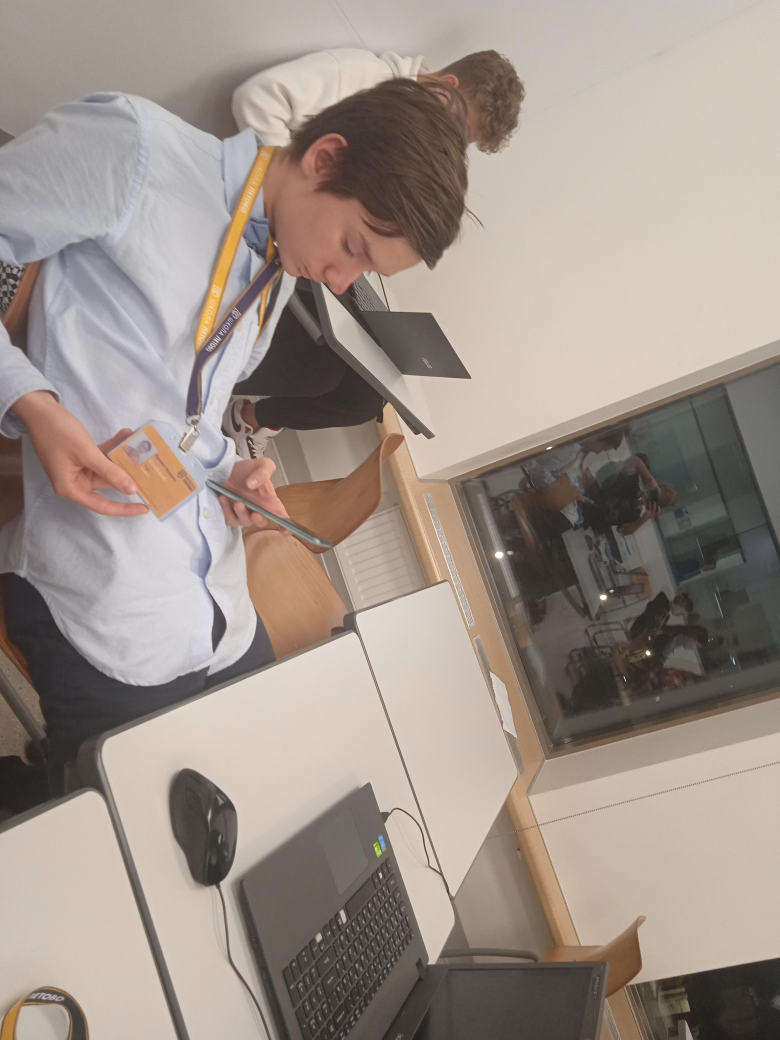
#> input picture photos/orange_0.jpg, 3120 x 4160 px (shown at 1/4 size)
$ python checker.py
#> lines starting #> are read from the running program, lines starting #| are printed output that depends on the picture; after the words box and inside, x2 and y2 are one past the last pixel; in counts of white or black regions, pixels touching at a corner belong together
import sys
import math
import numpy as np
import cv2
q = []
# параметры цветового фильтра
hsv_min = np.array([11, 100, 20])
hsv_max = np.array([12, 255, 255])

k = 0
EPS = 33
src = cv2.imread('orange_0.jpg', cv2.IMREAD_UNCHANGED)
#> src is the input picture: shape (4160, 3120, 3); mean B, G, R 137.4, 145.8, 158

scale_percent = 20
width = int(src.shape[1] * scale_percent / 100)
#> width = 624
height = int(src.shape[0] * scale_percent / 100)
#> height = 832

dsize = (width, height)
#> dsize = (624, 832)

img = cv2.resize(src, dsize, interpolation=cv2.INTER_AREA)
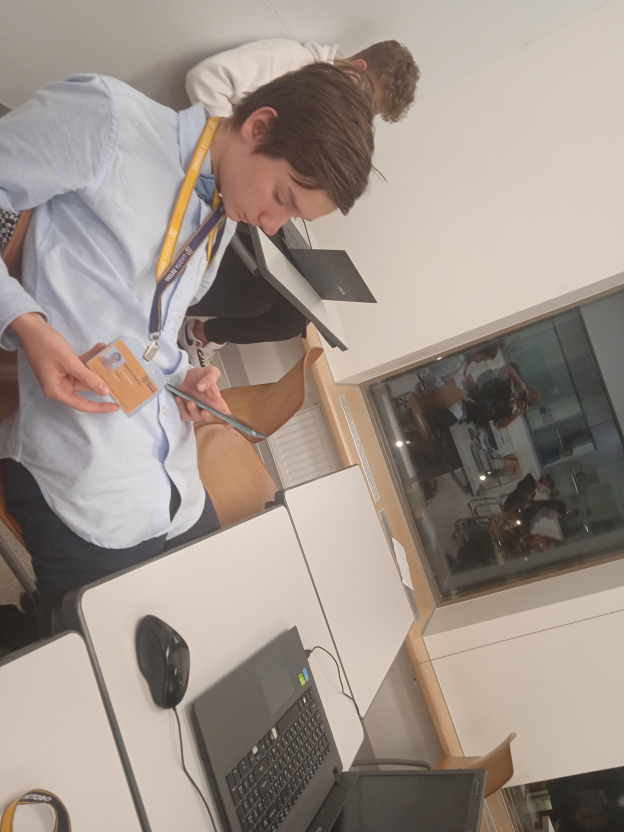
#> img: shape (832, 624, 3); mean B, G, R 137.4, 145.8, 158
hsv = cv2.cvtColor( img, cv2.COLOR_BGR2HSV ) # меняем цветовую модель с BGR на HSV
#> hsv: shape (832, 624, 3); mean H, S, V 33, 37.6, 158.7
thresh = cv2.inRange( hsv, hsv_min, hsv_max ) # применяем цветовой фильтр
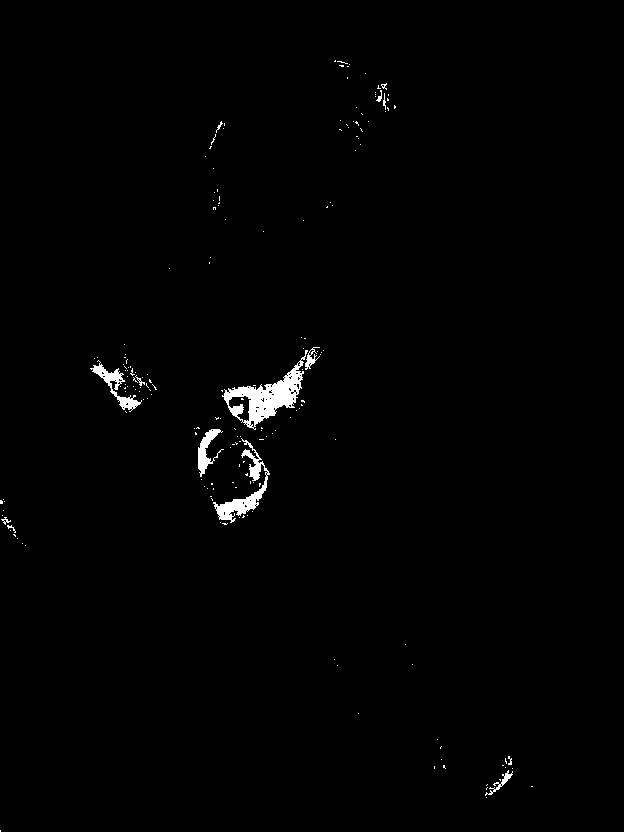
#> thresh: shape (832, 624); 0.99% white; 187 white regions (174 under 20 px)


    # ищем контуры и складируем их в переменную contours
contours, hierarchy = cv2.findContours(thresh.copy(), cv2.RETR_TREE, cv2.CHAIN_APPROX_SIMPLE)
#> contours = 261 contours, 253 with area under 20; largest, box (x1, y1, x2, y2) and area: (222, 350, 308, 430) 2308, (213, 438, 270, 523) 896, (90, 360, 142, 412) 494, (198, 429, 224, 477) 378, (228, 395, 252, 423) 328, (305, 347, 320, 370) 90, (485, 770, 513, 796) 88, (250, 420, 255, 428) 22

    # отображаем контуры поверх изображения

cv2.drawContours( img, contours, -1, (255,0,0), 3, cv2.LINE_AA, hierarchy, 1 )
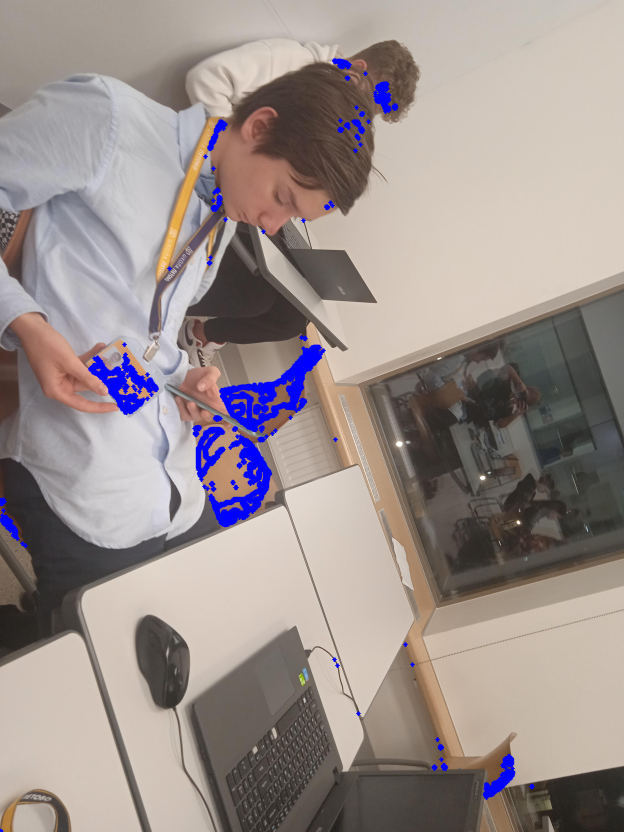
#> img: shape (832, 624, 3); 2.56% of pixels changed, all inside (x1, y1, x2, y2) = (0, 58, 536, 832)
cv2.imshow('contours', img) # выводим итоговое изображение в окно
for i in range(len(contours)):
    #print(cv.contourArea(contours[i]))
    if cv2.contourArea(contours[i]) > 1000:

        print('Ученик, дневной пансион')
#> this loop made 261 passes
#| Ученик, дневной пансион


cv2.waitKey(0)

$ run again, with photos/orange_1.jpg copied over photos/orange_0.jpg
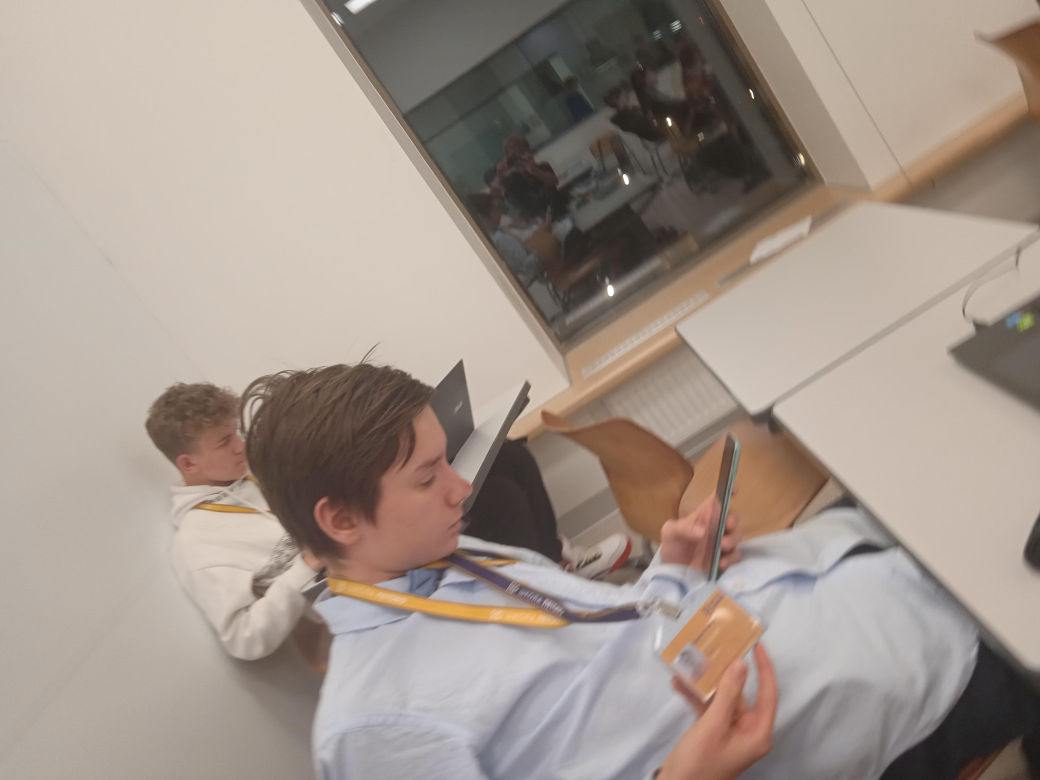
#> input picture photos/orange_1.jpg, 4160 x 3120 px (shown at 1/4 size)
#> src is the input picture: shape (3120, 4160, 3); mean B, G, R 139, 148.4, 161.4
#> hsv: shape (624, 832, 3); mean H, S, V 33, 39.4, 162
#> `thresh = cv2.inRange( hsv, hsv_min, hsv_max )`:
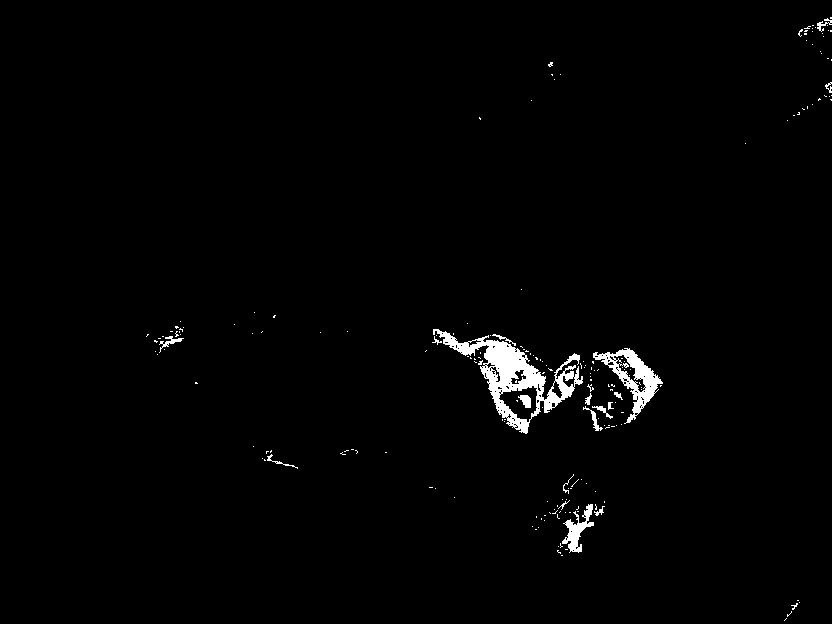
#> thresh: shape (624, 832); 1.4% white; 194 white regions (175 under 20 px)
#> contours = 314 contours, 293 with area under 20; largest, box (x1, y1, x2, y2) and area: (433, 329, 583, 434) 4907, (593, 348, 663, 424) 1750, (498, 385, 538, 423) 878, (562, 504, 594, 553) 491, (613, 354, 646, 393) 351
#> `cv2.drawContours( img, contours, -1, (255,0,0), 3, cv2.LINE_AA, hierar..`:
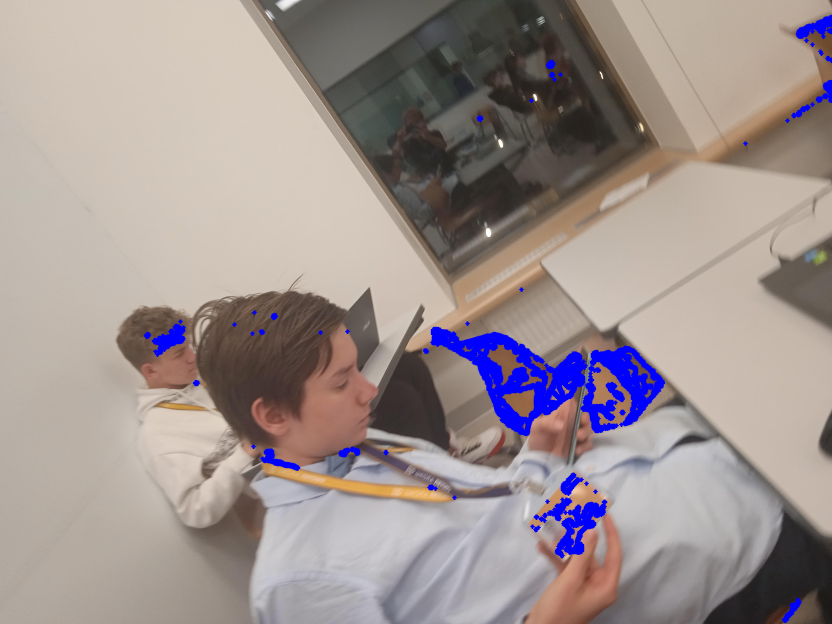
#> img: shape (624, 832, 3); mean B, G, R 143.7, 145.6, 157.5
#> the loop `for i in range(len(contours)):` made 314 passes
#| Ученик, дневной пансион
#| Ученик, дневной пансион

$ run again, with photos/orange_10.jpg copied over photos/orange_0.jpg
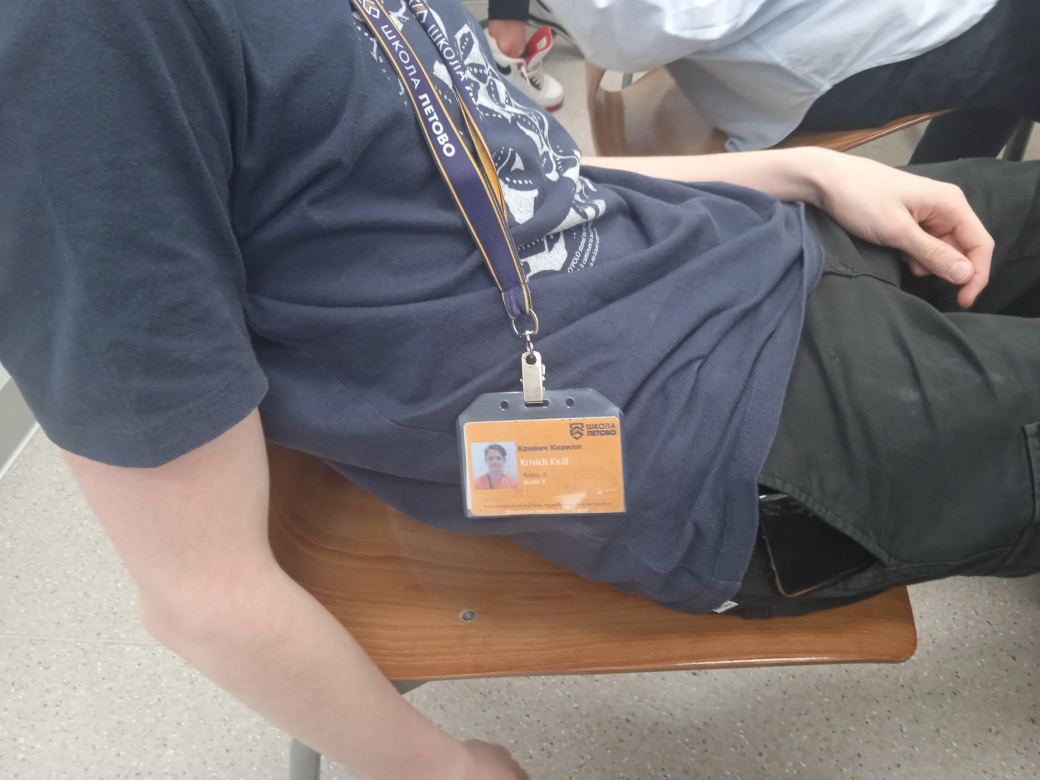
#> input picture photos/orange_10.jpg, 4160 x 3120 px (shown at 1/4 size)
#> src is the input picture: shape (3120, 4160, 3); mean B, G, R 115.8, 114, 119.3
#> hsv: shape (624, 832, 3); mean H, S, V 70.7, 52, 130.5
#> `thresh = cv2.inRange( hsv, hsv_min, hsv_max )`:
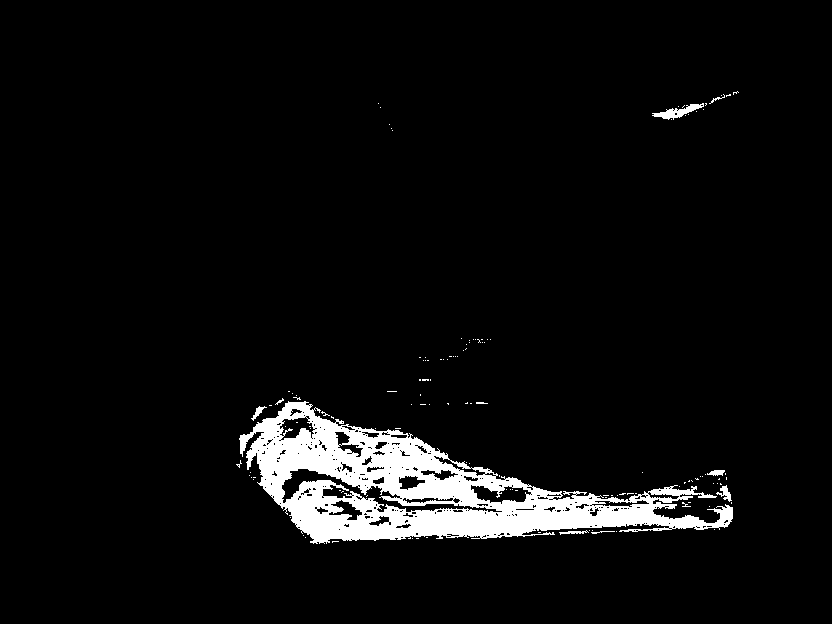
#> thresh: shape (624, 832); 5.2% white; 130 white regions (120 under 20 px)
#> contours = 412 contours, 362 with area under 20; largest, box (x1, y1, x2, y2) and area: (239, 401, 733, 544) 30708, (281, 468, 503, 513) 2144, (470, 484, 532, 505) 712, (279, 416, 316, 441) 509, (328, 499, 363, 521) 340
#> `cv2.drawContours( img, contours, -1, (255,0,0), 3, cv2.LINE_AA, hierar..`:
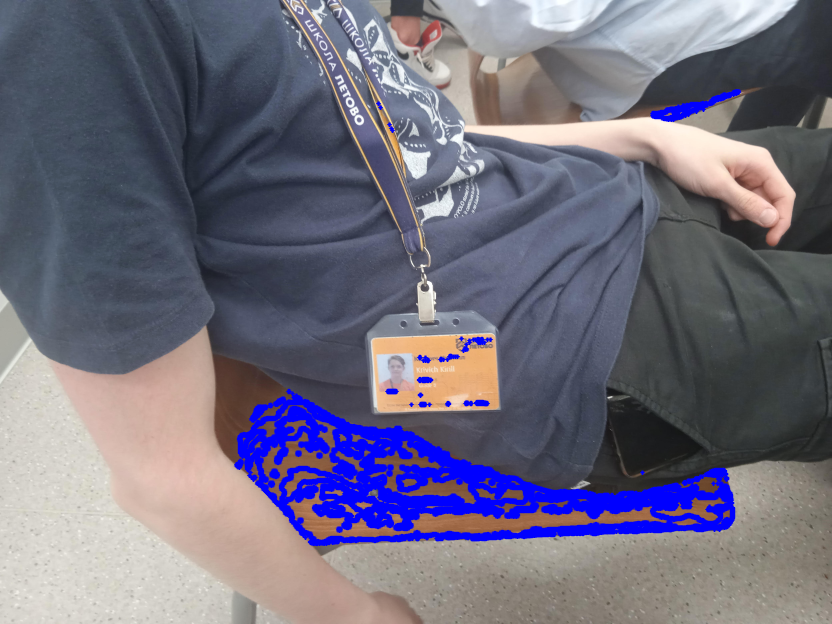
#> img: shape (624, 832, 3); mean B, G, R 125.9, 108.8, 111.9
#> the loop `for i in range(len(contours)):` made 412 passes
#| Ученик, дневной пансион
#| Ученик, дневной пансион

$ run again, with photos/orange_11.jpg copied over photos/orange_0.jpg
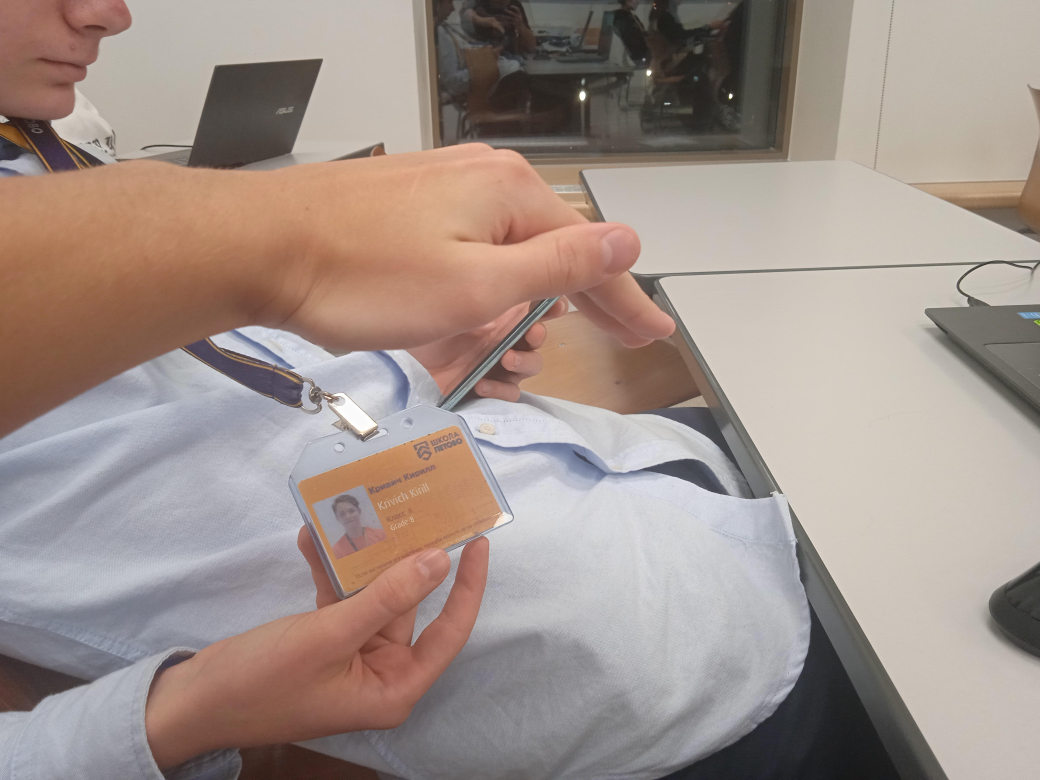
#> input picture photos/orange_11.jpg, 4160 x 3120 px (shown at 1/4 size)
#> src is the input picture: shape (3120, 4160, 3); mean B, G, R 138.5, 145.5, 160.7
#> hsv: shape (624, 832, 3); mean H, S, V 47.7, 44.5, 163.4
#> `thresh = cv2.inRange( hsv, hsv_min, hsv_max )`:
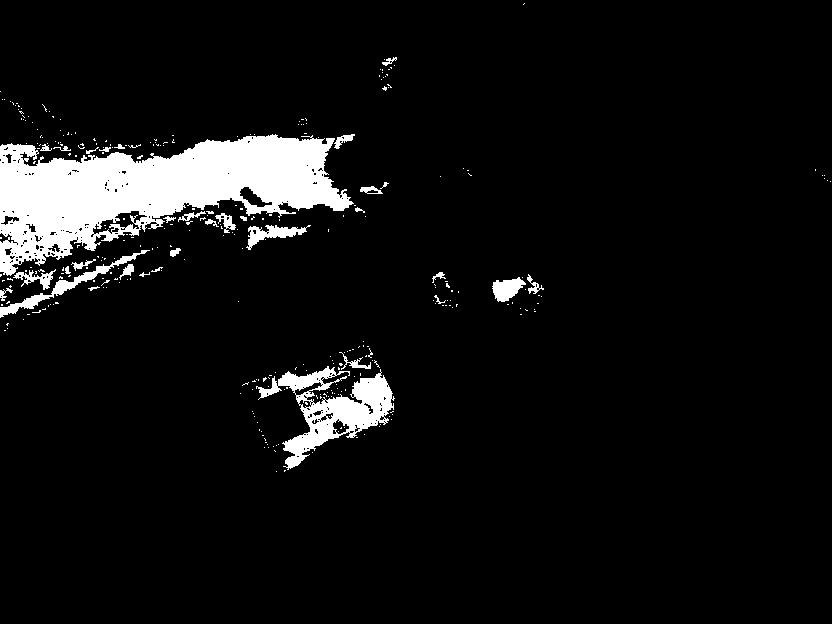
#> thresh: shape (624, 832); 6.7% white; 326 white regions (293 under 20 px)
#> contours = 545 contours, 506 with area under 20; largest, box (x1, y1, x2, y2) and area: (0, 134, 354, 276) 25509, (256, 366, 395, 470) 5193, (0, 250, 150, 318) 892, (92, 210, 148, 235) 550, (246, 225, 311, 250) 524
#> `cv2.drawContours( img, contours, -1, (255,0,0), 3, cv2.LINE_AA, hierar..`:
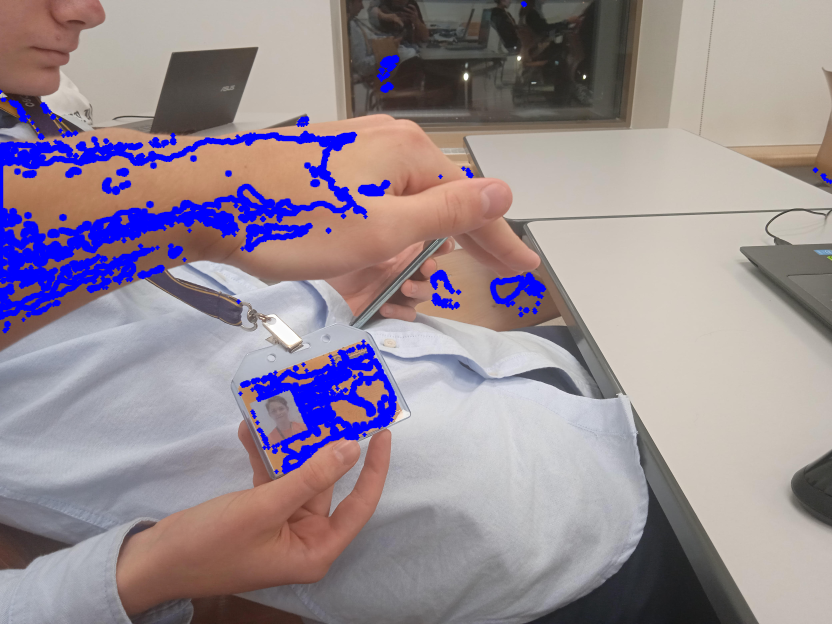
#> img: shape (624, 832, 3); mean B, G, R 148.1, 138.5, 151
#> the loop `for i in range(len(contours)):` made 545 passes
#| Ученик, дневной пансион
#| Ученик, дневной пансион
